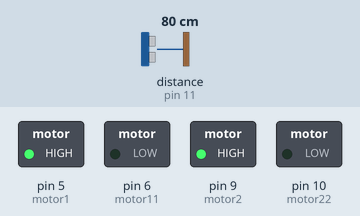
Simulated run of this sketch. Board: Arduino Uno, built with avr-gcc and run on an emulated ATmega328P. On the bench: switched loads named in the sketch (green lamp = pin HIGH). Wiring (inferred from the names in the program): ultrasonic range finder: trigger pin 8; echo pin 11. The inputs (shaded band) are chosen by the test bench; at power-on: distance to the obstacle (sensor on pin 11) 80 cm. The echo pulse lasts 58.3 µs per cm; pins used as bus, display or sensor lines are not drawn.

Above: at 1.2 s.
1.3 s: distance to the obstacle (sensor on pin 11) set to 13 cm
2.8 s: distance to the obstacle (sensor on pin 11) set to 10 cm
At 3.5 s:
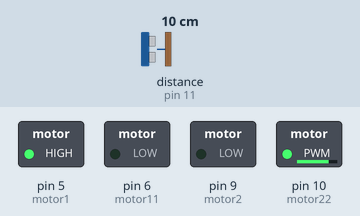
5.8 s: distance to the obstacle (sensor on pin 11) set to 18 cm
At 7.0 s:
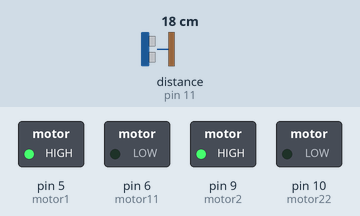
7.3 s: distance to the obstacle (sensor on pin 11) set to 2 cm
At 8.0 s:
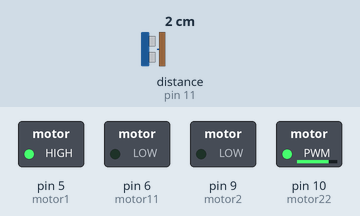
Timing chart, 0 to 10.3 s (numbered marks = the images above; inputs shaded):
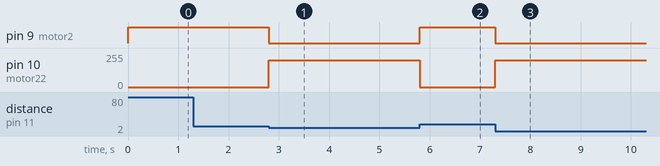

Measured:
- the behaviour switches between 12 and 11 cm on distance to the obstacle (sensor on pin 11) (found by bisection; images 0 and 1)
- after the input at 1.3 s, every drawn part: stays the same
- after the input at 2.8 s, pin 9 (motor2): HIGH → LOW at once; pin 10 (motor22): 0/255 → 200/255 at once
- after the input at 5.8 s, pin 9 (motor2): LOW → HIGH at once; pin 10 (motor22): 200/255 → 0/255 at once
- after the input at 7.3 s, pin 9 (motor2): HIGH → LOW at once; pin 10 (motor22): 0/255 → 200/255 at once

The sketch:

ObstacleDetector.ino
```cpp
//OBSTACLE DETECTOR
#define trig 8
#define echo 11
#define motor1 5 //right
#define motor11 6 //right
#define motor2 9  // left
#define motor22 10 //left
#define high1 2
#define high2 3
#define high3 13

int duration =0, distance=0;
void setup() {
  // put your setup code here, to run once:
  pinMode(trig,OUTPUT);
  pinMode(echo,INPUT);
   pinMode(high1,INPUT);
  pinMode(high2,INPUT);
  pinMode(high3,INPUT);
  digitalWrite(high1,HIGH);
  digitalWrite(high2,HIGH);
  digitalWrite(high3,HIGH);
  pinMode(motor1, OUTPUT);
  pinMode(motor11, OUTPUT);
  pinMode(motor2, OUTPUT);
  pinMode(motor22, OUTPUT);
  analogWrite(motor1,255);
  analogWrite(motor11,0);
  analogWrite(motor2,255);
  analogWrite(motor22,0);
}

void loop() {
  // put your main code here, to run repeatedly:
   analogWrite(motor1,255);
  analogWrite(motor11,0);
  analogWrite(motor2,255);
  analogWrite(motor22,0);
  digitalWrite(trig,LOW);
  delayMicroseconds(2);
  digitalWrite(trig,HIGH);
  delayMicroseconds(10);
  digitalWrite(trig,LOW);
  duration=pulseIn(echo,HIGH);
  distance = (duration*0.034)/2;

  if(distance<=10){
    //delay(1000);
    analogWrite(motor1,255);
    analogWrite(motor11,0);
    analogWrite(motor2,0);
    analogWrite(motor22,200);
    delay(1000); // I used delay here so that bot can turn properly.
  }

}
```
